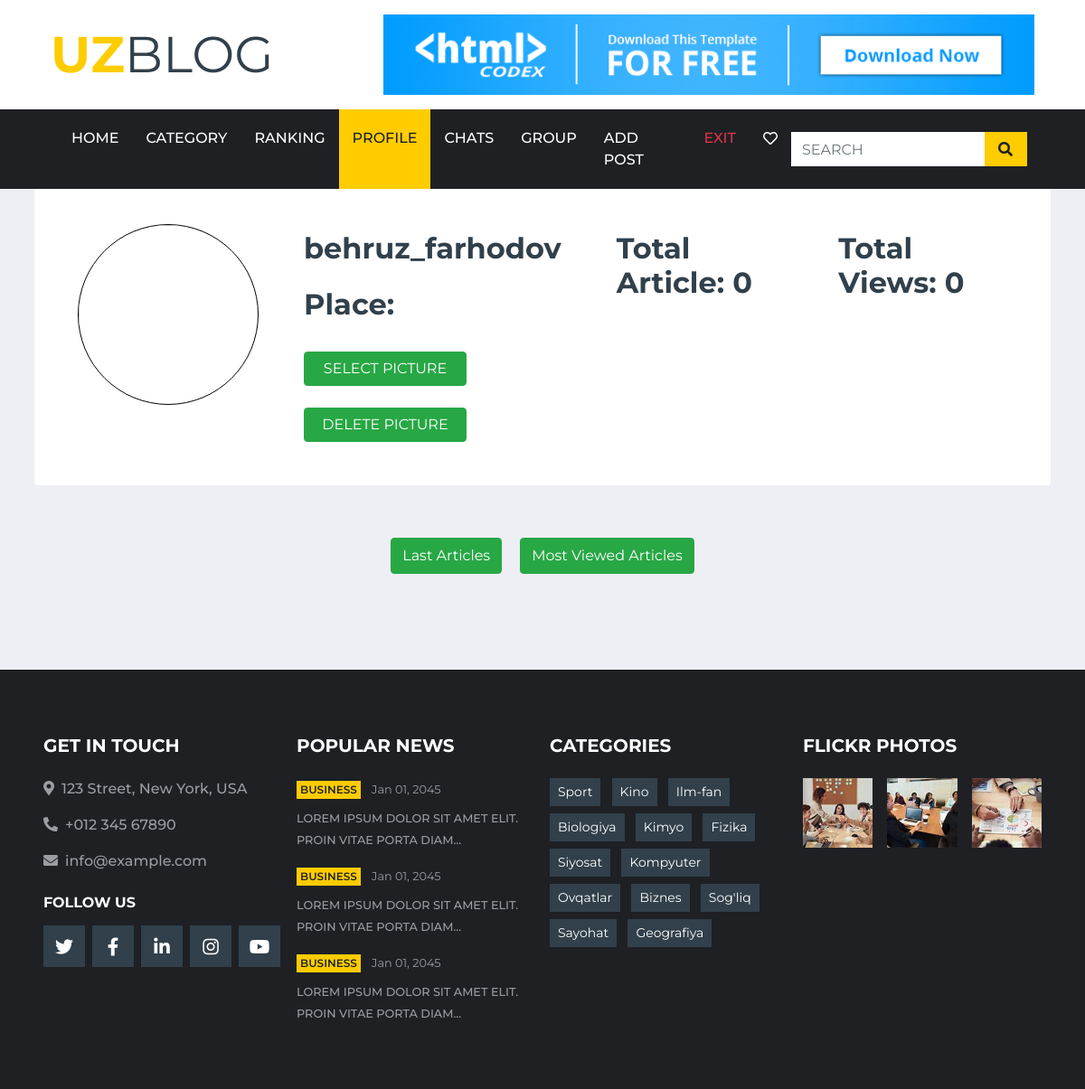
The page /profile/ (signed in) on the database its author committed.
### blog/models.py (models this page shows, shortened)
class Category(models.Model):
    title = models.CharField(max_length=100, verbose_name='Category')
    slug = models.SlugField(blank=True, verbose_name="Slug")
    image = models.ImageField(blank=True, null=True, verbose_name='Image')
    objects = models.Manager()
    class Meta:
        verbose_name = 'Category'
        verbose_name_plural = 'Categories'

### blog/views.py (the view)
# urls.py: path('profile/', profile, name='profile'),
def profile(request):
    sort = request.GET.get('sort')
    image = []
    views = []
    if sort:
        article = Article.objects.filter(user=request.user).order_by(sort)
    else:
        article = Article.objects.filter(user=request.user).order_by('-created_date')
    a = AccountPhoto.objects.filter(user=request.user)
    total_article = len(Article.objects.filter(user=request.user))
    b = Article.objects.filter(user=request.user)
    for i in b:
        views.append(i.views)
    total_views = sum(views)
    liked = Liked.objects.filter(user=request.user)
    liked_article = []
    for i in liked:
        liked_article.append(i.article)
    for i in a:
        image.append(i.photo.url)
        break
    if image:
        photo = image[0]
    else:
        photo = 'https://alumni.tcnj.edu/wp-content/uploads/sites/16/2022/06/user-icon-placeholder.png'
    context = {
        'title': 'Profile',
        'articles': article,
        'most_viewed': article.order_by('-views'),
        'image': photo,
        'total_article': total_article,
        'total_views': total_views,
        'liked_article': liked_article
    }
    return render(request, 'profile.html', context)

### blog/templatetags/blog_tags.py (called while the page is built)
@register.simple_tag()
def get_categories():
    return Category.objects.all()

### blog/templates/profile.html (shortened to what this page needs)
{% extends 'base.html' %}
{% block main %}
<div class="container" style="margin-top:200px">
    <div class="d-flex justify-content-start bg-light p-5 rounded">
        <div>
            <img src="{{ image }}" alt="" style="height:200px; width:200px; border-radius:200px; border-color:black; border:1px solid black">
        </div>
        <div class="mt-2" style="margin-left:50px">
            <h2>{{ request.user.username }}</h2>
            <h2 class="mt-4">Place: </h2>
            <button class="mt-4 btn btn-success rounded" style="width:180px"><a href="{% url 'save_photo' %}" class="text-white">SELECT PICTURE</a></button>
            <button class="mt-4 btn btn-success rounded" style="width:180px"><a href="{% url 'photo_delete' %}" class="text-white">DELETE PICTURE</a></button>
        </div>
        <div class="mt-2" style="margin-left:50px">
            <h2>Total Article: {{ total_article }}</h2>
        </div>
        <div class="mt-2" style="margin-left:50px">
            <h2>Total Views: {{ total_views }}</h2>
        </div>
    </div>
    <div class="d-flex justify-content-center mt-5">
        <button type="submit" style="height:40px; margin:10px" class="btn btn-success rounded text-white">
            <a class="text-white" href="?sort=-created_date">Last Articles</a>
        </button>
        <button class="btn btn-success rounded text-white" style="height:40px; margin:10px" type="submit">
            <a class="text-white" href="?sort=-views">Most Viewed Articles</a>
        </button>
    </div>
</div>
{% endblock main %}

### templates/components/footer.html (shortened to what this page needs)
{% if title != 'CHAT' %}
{% load blog_tags %}
{% load static %}
{% get_categories as categories %}
<div class="container-fluid bg-dark pt-5 px-sm-3 px-md-5 mt-5">
    <div class="row py-4">
        <div class="col-lg-3 col-md-6 mb-5">
            <h5 class="mb-4 text-white text-uppercase font-weight-bold">Get In Touch</h5>
            <p class="font-weight-medium"><i class="fa fa-map-marker-alt mr-2"></i>123 Street, New York, USA</p>
            <p class="font-weight-medium"><i class="fa fa-phone-alt mr-2"></i>+012 345 67890</p>
            <p class="font-weight-medium"><i class="fa fa-envelope mr-2"></i>info@example.com</p>
            <h6 class="mt-4 mb-3 text-white text-uppercase font-weight-bold">Follow Us</h6>
            <div class="d-flex justify-content-start">
                <a class="btn btn-lg btn-secondary btn-lg-square mr-2" href="#"><i class="fab fa-twitter"></i></a>
                <a class="btn btn-lg btn-secondary btn-lg-square mr-2" href="#"><i class="fab fa-facebook-f"></i></a>
                <a class="btn btn-lg btn-secondary btn-lg-square mr-2" href="#"><i class="fab fa-linkedin-in"></i></a>
                <a class="btn btn-lg btn-secondary btn-lg-square mr-2" href="#"><i class="fab fa-instagram"></i></a>
                <a class="btn btn-lg btn-secondary btn-lg-square" href="#"><i class="fab fa-youtube"></i></a>
            </div>
        </div>
        <div class="col-lg-3 col-md-6 mb-5">
            <h5 class="mb-4 text-white text-uppercase font-weight-bold">Popular News</h5>
            <div class="mb-3">
                <div class="mb-2">
                    <a class="badge badge-primary text-uppercase font-weight-semi-bold p-1 mr-2" href="">Business</a>
                    <a class="text-body" href=""><small>Jan 01, 2045</small></a>
                </div>
                <a class="small text-body text-uppercase font-weight-medium" href="">Lorem ipsum dolor sit amet elit.
                    Proin vitae porta diam...</a>
            </div>
            <div class="mb-3">
                <div class="mb-2">
                    <a class="badge badge-primary text-uppercase font-weight-semi-bold p-1 mr-2" href="">Business</a>
                    <a class="text-body" href=""><small>Jan 01, 2045</small></a>
                </div>
                <a class="small text-body text-uppercase font-weight-medium" href="">Lorem ipsum dolor sit amet elit.
                    Proin vitae porta diam...</a>
            </div>
            <div class="">
                <div class="mb-2">
                    <a class="badge badge-primary text-uppercase font-weight-semi-bold p-1 mr-2" href="">Business</a>
                    <a class="text-body" href=""><small>Jan 01, 2045</small></a>
                </div>
                <a class="small text-body text-uppercase font-weight-medium" href="">Lorem ipsum dolor sit amet elit.
                    Proin vitae porta diam...</a>
            </div>
        </div>
        <div class="col-lg-3 col-md-6 mb-5">
            <h5 class="mb-4 text-white text-uppercase font-weight-bold">Categories</h5>
            <div class="m-n1">
                {% for category in categories %}
                <a href="{% url 'category_page' category.slug %}" class="btn btn-sm btn-secondary m-1">{{ category.title }}</a>
                {% endfor %}
            </div>
        </div>
        <div class="col-lg-3 col-md-6 mb-5">
            <h5 class="mb-4 text-white text-uppercase font-weight-bold">Flickr Photos</h5>
            <div class="row">
                {% load static %}
                <div class="col-4 mb-3">
                    <a href=""><img class="w-100" src="{% static 'blog/img/news-110x110-1.jpg' %}" alt=""></a>
                </div>
                <div class="col-4 mb-3">
                    <a href=""><img class="w-100" src="{% static 'blog/img/news-110x110-2.jpg' %}" alt=""></a>
                </div>
                <div class="col-4 mb-3">
                    <a href=""><img class="w-100" src="{% static 'blog/img/news-110x110-3.jpg' %}" alt=""></a>
                </div>
            </div>
        </div>
    </div>
</div>
{% endif %}

### rows shown on the page
Category: title "Sport"
Category: title "Kino"
Category: title "Ilm-fan"
Category: title "Biologiya"
Category: title "Kimyo"
Category: title "Fizika"
Category: title "Siyosat"
Category: title "Kompyuter"
Category: title "Ovqatlar"
Category: title "Biznes"
Category: title "Sog'liq"
Category: title "Sayohat"
Category: title "Geografiya"

### other values the page prints
{{ request.user.username }} "behruz_farhodov"
{{ total_article }} "0"
{{ total_views }} "0"
